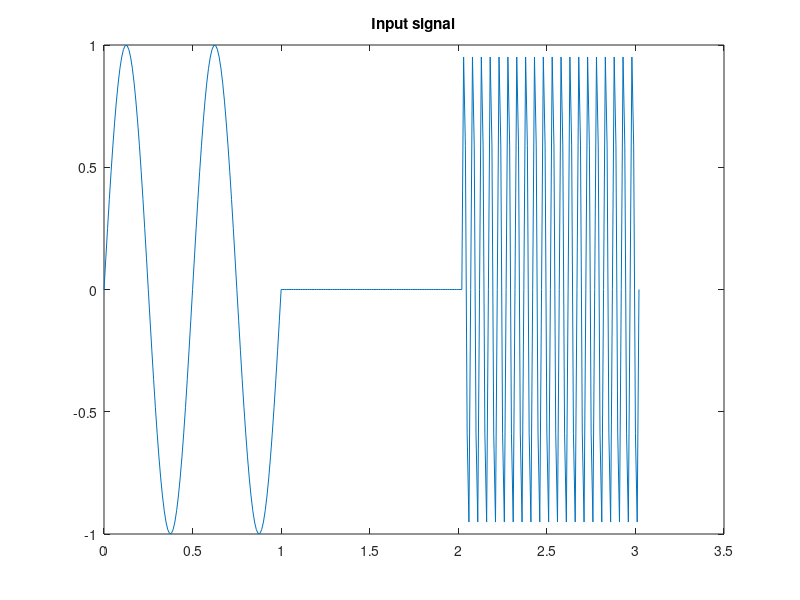
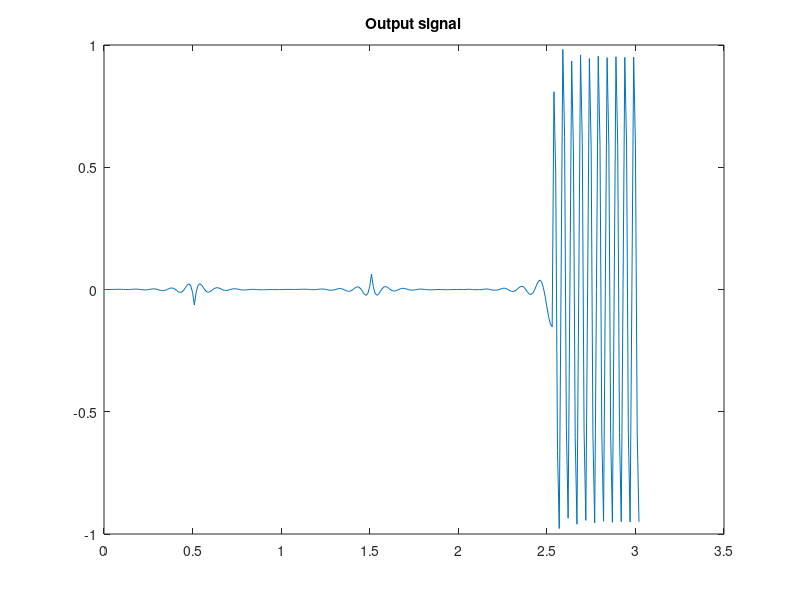

The MATLAB source for these figures, in order:
clc
clear all
close all
%Signal generation
t=0:0.01:3.02;
f1=2;
f2=20;
x1=sin(2*pi*f1*[0:0.01:1]);
x2=sin(2*pi*f2*[0:0.01:1]);
x3=zeros(1,length(x1));
x=[x1,x3,x2];
%Filter
fc=10;
fs=100;
fn=fs/2;
w=fc/fn;
h=fir1(101,w,'high');
% output signal
y=conv(x,h);
plot(t,x),title('Input signal')
figure,plot(t,y(1:length(t))),title('Output signal')
